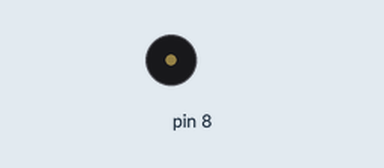
Recording of a sketch running on a simulated Arduino Uno, built with avr-gcc and run on an emulated ATmega328P. Shown: buzzer (waves = sounding). What the sketch prints to the serial monitor is not drawn.

Above: at 0.07 s.
Timing chart, 0 to 3.0 s (numbered marks = the images above):
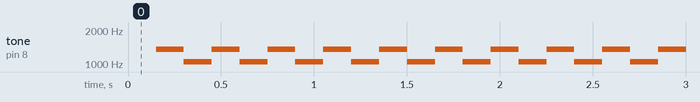

The sketch:

Alarme.ino
```cpp
/**
  *
  * @author Anderson Kuntz Meurer
  *  @date 09/08/2018
  */

#include "/Lixeira/Alarme.cpp"

Alarme alarme(8); // Buzzer

void setup() {
  Serial.begin(9600);
  Serial.print("Iniciado 2");

}

void loop() {
  alarme.setDispararAlarme(true);
  //alarme.setBeepOK();
  alarme.loop();
}
```

Measured:
- by itself, tone on pin 8: alternates 1350 Hz for 0.15 s and 1050 Hz for 0.15 s
